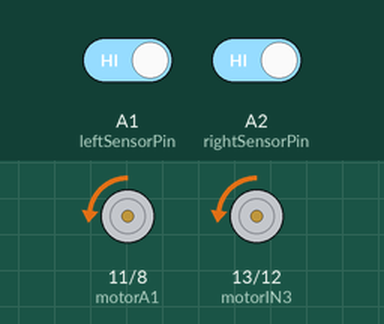
Bench run of a sketch on a simulated Arduino Uno, built with avr-gcc and run on an emulated ATmega328P. Parts: motor-driver pin pairs drawn as motors (green arrow = first pin HIGH = forward, orange = second pin HIGH = backward, longer = more drive, scaled by the enable pin). The inputs (shaded band) are chosen by the test bench; at power-on: A1 (leftSensorPin) HIGH, A2 (rightSensorPin) HIGH.

Above: at 1.2 s.
1.3 s: A1 (leftSensorPin) driven LOW
At 2.3 s:
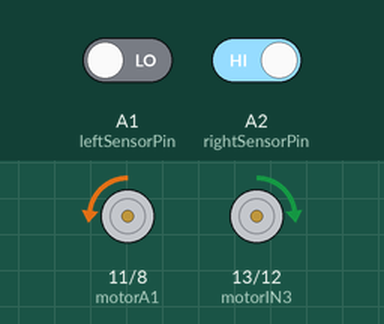
2.8 s: A1 (leftSensorPin) driven HIGH
At 3.5 s:
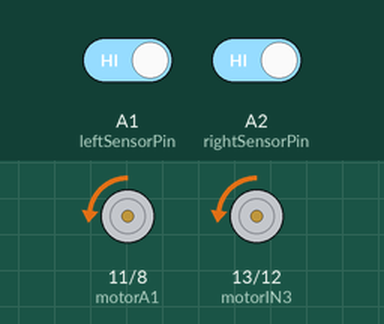
4.3 s: A2 (rightSensorPin) driven LOW
At 4.6 s:
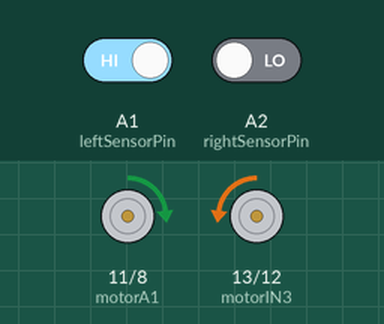
5.8 s: A2 (rightSensorPin) driven HIGH
At 7.0 s:
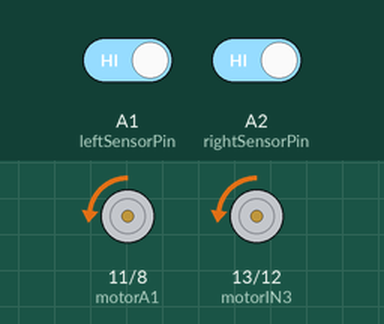
Timing chart, 0 to 8.3 s (numbered marks = the images above; inputs shaded):
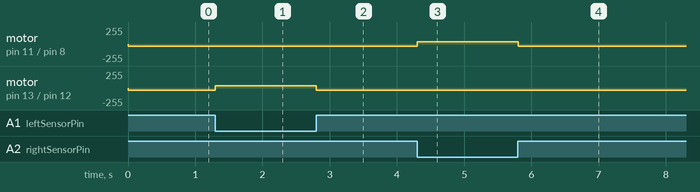

The sketch:

ArduinoSelfDrivingCarCode20240729-3.ino
```cpp
// 센서 핀 번호
const int leftSensorPin = A1;
const int rightSensorPin = A2;

// 속도 설정
const int V = 35;  // 기본 속도 설정
const int speedNormal = V;
const int speedTurn = V;  // 회전 시 속도

// 모터 핀 설정
const int motorENA = 9;
const int motorA1 = 11;
const int motorA2 = 8;
const int motorIN3 = 13;
const int motorIN4 = 12;
const int motorENB = 10;

void setup() {
  // 센서 핀 설정
  pinMode(leftSensorPin, INPUT);
  pinMode(rightSensorPin, INPUT);

  // 모터 핀 설정
  pinMode(motorENA, OUTPUT);
  pinMode(motorA1, OUTPUT);
  pinMode(motorA2, OUTPUT);
  pinMode(motorIN3, OUTPUT);
  pinMode(motorIN4, OUTPUT);
  pinMode(motorENB, OUTPUT);

  // 초기 모터 속도 설정
  analogWrite(motorENA, speedNormal);
  analogWrite(motorENB, speedNormal);
}

void loop() {
  // 센서 값 읽기
  int leftSensorValue = digitalRead(leftSensorPin);
  int rightSensorValue = digitalRead(rightSensorPin);

  // 센서 감지 여부에 따른 모터 제어
  if (leftSensorValue == 0 && rightSensorValue == 0) {
    goStraight();
  } else if (leftSensorValue == 0) {
    turnLeft();
  } else if (rightSensorValue == 0) {
    turnRight();
  } else {
    goStraight();
  }

  delay(100);  // 루프 지연
}

void goStraight() {
  analogWrite(motorENA, speedNormal);
  analogWrite(motorENB, speedNormal);
  digitalWrite(motorA1, LOW);
  digitalWrite(motorA2, HIGH);
  digitalWrite(motorIN3, LOW);
  digitalWrite(motorIN4, HIGH);
}

void turnLeft() {
  analogWrite(motorENA, speedTurn);
  analogWrite(motorENB, speedTurn);
  digitalWrite(motorA1, LOW);  // 좌회전 시 왼쪽 모터 정지, 오른쪽 모터 전진
  digitalWrite(motorA2, HIGH);
  digitalWrite(motorIN3, HIGH);
  digitalWrite(motorIN4, LOW);
}

void turnRight() {
  analogWrite(motorENA, speedTurn);
  analogWrite(motorENB, speedTurn);
  digitalWrite(motorA1, HIGH);  // 우회전 시 왼쪽 모터 전진, 오른쪽 모터 정지
  digitalWrite(motorA2, LOW);
  digitalWrite(motorIN3, LOW);
  digitalWrite(motorIN4, HIGH);
}
```

Measured:
- after the input at 1.3 s, motor on pin 13 (motorIN3) / pin 12 (motorIN4): backward 35/255 → forward 35/255 at once
- after the input at 2.8 s, motor on pin 13 (motorIN3) / pin 12 (motorIN4): forward 35/255 → backward 35/255 at once
- after the input at 4.3 s, motor on pin 11 (motorA1) / pin 8 (motorA2): backward 35/255 → forward 35/255 at once
- after the input at 5.8 s, motor on pin 11 (motorA1) / pin 8 (motorA2): forward 35/255 → backward 35/255 at once
